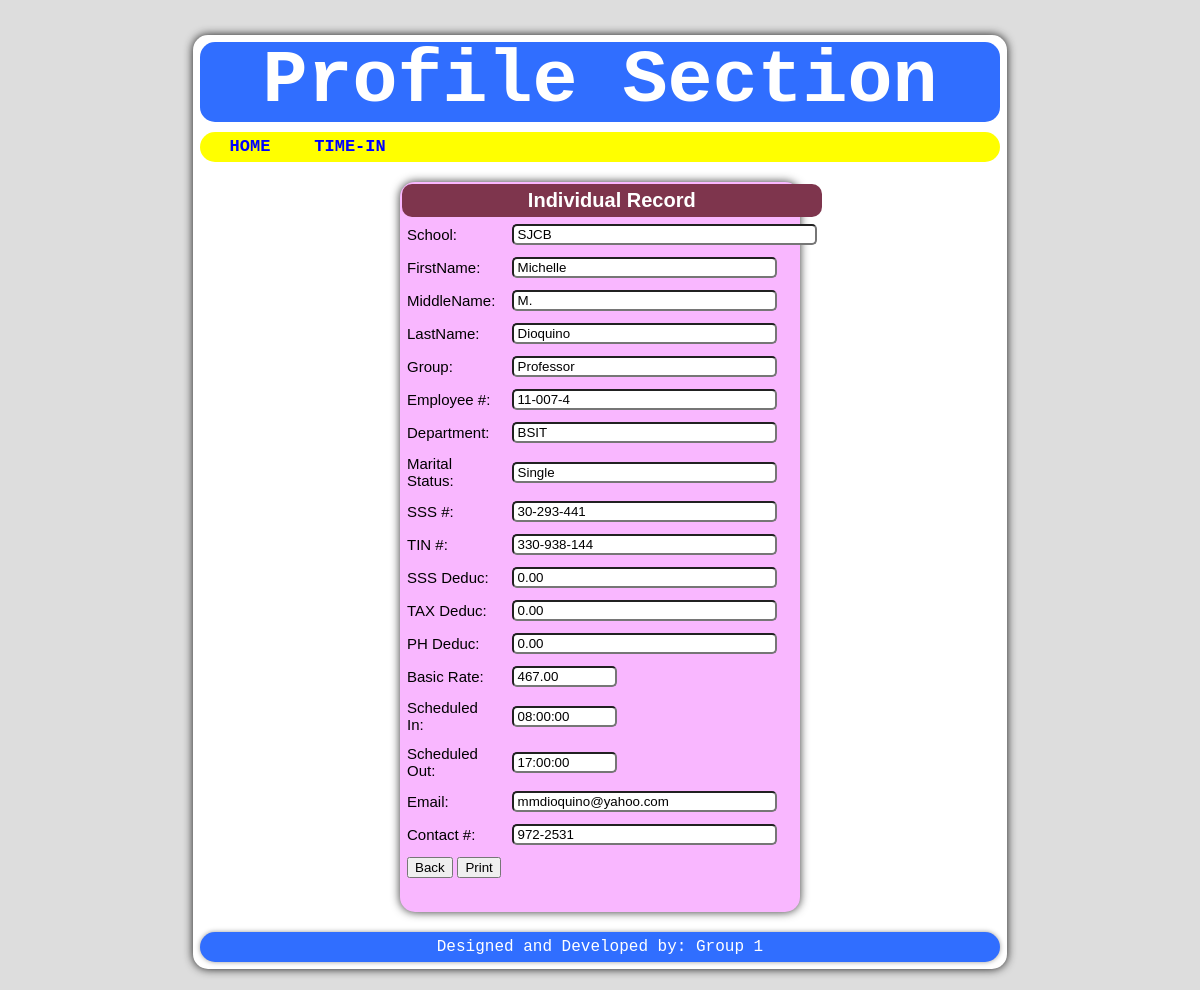
The page /details.php?id=11-007-4  (signed in) on the database its author committed.
### tables this page shows
CREATE TABLE `tbluser` (
  `id` int(11) NOT NULL DEFAULT '0',
  `fname` varchar(255) NOT NULL,
  `lname` varchar(255) NOT NULL,
  `mname` varchar(255) NOT NULL,
  `username` varchar(30) NOT NULL,
  `password` varchar(50) NOT NULL,
  `gtype` varchar(40) NOT NULL,
  `role` varchar(10) NOT NULL,
  `ctrlnum` int(11) NOT NULL,
  `empnum` varchar(30) NOT NULL
);

CREATE TABLE `tblpay` (
  `id` int(11) NOT NULL AUTO_INCREMENT,
  `empnum` varchar(30) NOT NULL,
  `school` varchar(255) NOT NULL,
  `dept` varchar(100) NOT NULL,
  `ms` varchar(50) NOT NULL,
  `dater` date NOT NULL,
  `timer` time NOT NULL,
  `sked_in` time NOT NULL,
  `sked_out` time NOT NULL,
  `sked_set` time NOT NULL,
  `rpd` decimal(7,2) NOT NULL,
  `sss` varchar(30) NOT NULL,
  `tin` varchar(30) NOT NULL,
  `sssd` decimal(7,2) NOT NULL,
  `taxd` decimal(7,2) NOT NULL,
  `phid` decimal(7,2) NOT NULL,
  `remarks` varchar(50) NOT NULL,
  PRIMARY KEY (`id`)
);

CREATE TABLE `tblprof` (
  `id` int(11) NOT NULL DEFAULT '0',
  `empnum` varchar(30) NOT NULL,
  `email` varchar(50) NOT NULL,
  `contactnum` varchar(20) NOT NULL,
  `ctrlnum` int(11) NOT NULL
);

### details.php (the view, shortened to what this page needs)
<?php
	if($_SESSION['role']=='4' || $_SESSION['role']=='3' ||
     $_SESSION['role']=='2' || $_SESSION['role']=='1') {
	$id = $_GET['id'];
	$q1 = "SELECT * FROM tblpay WHERE empnum='$id'";
	$q2 = mysql_query($q1);
	$r1 = "SELECT * FROM tbluser WHERE empnum='$id'";
	$r2 = mysql_query($r1);
	$t1 = "SELECT * FROM tblprof WHERE empnum='$id'";
	$t2 = mysql_query($t1);
	$row1 = mysql_fetch_object($q2);
	$row2 = mysql_fetch_object($r2);
	$row3 = mysql_fetch_object($t2);
?>
<html>
<head>
<link rel="stylesheet" type="text/css" href="embelish/details_decor.css"></link>
</head>
<body onload="mF()">
	<form method="POST">
	<div id="wrap">
		<div id="head">Profile Section</div>
		<div id="menu">
			<ul>
				<?php include("home_link.php");?>
			</ul>
		</div>
		<div id="content">
			<table>
				<tr>
					<th colspan="2">Individual Record</th>
				</tr>
				<tr>
					<td>School:&nbsp;</td>
					<td><input type="text" name="txtSch" id="txtSch" size="35" value="SJCB" readonly></td>
				</tr>
				<tr>
					<td>FirstName:&nbsp;</td>
					<td><input type="text" name="txtFnm" id="txtFnm" size="30" value="<?php echo $row2->fname?> "autocomplete="off" readonly></td>
				</tr>
				<tr>
					<td>MiddleName:&nbsp;</td>
					<td><input type="text" name="txtMnm" id="txtMnm" size="30" value="<?php echo $row2->mname?> "autocomplete="off" readonly></td>
				</tr>
				<tr>
					<td>LastName:&nbsp;</td>
					<td><input type="text" name="txtLnm" id="txtLnm" size="30" value="<?php echo $row2->lname?> "autocomplete="off" readonly></td>
				</tr>
				<tr>
					<td>Group:&nbsp;</td>
					<td><input type="text" name="txtGrp" id="txtGrp" size="30" value="Professor" readonly></td>
				</tr>
				<tr>
					<td>Employee #:&nbsp;</td>
					<td><input type="text" name="txtEmp" id="txtEmp" size="30" value="<?php echo $row1->empnum?> "autocomplete="off" readonly></td>
				</tr>
				<tr>
					<td>Department:&nbsp;</td>
					<td><input type="text" name="txtDep" id="txtDep" size="30" value="<?php echo $row1->dept?> "autocomplete="off" readonly></td>
				</tr>
				<tr>
					<td>Marital Status:&nbsp;</td>
					<td><input type="text" name="txtMs" id="txtMs" size="30" value="<?php echo $row1->ms?> "autocomplete="off" readonly></td>
				</tr>
				<tr>
					<td>SSS #:&nbsp;</td>
					<td><input type="text" name="txtSS" id="txtSS" size="30" value="<?php echo $row1->sss?> "autocomplete="off" readonly></td>
				</tr>
				<tr>
					<td>TIN #:&nbsp;</td>
					<td><input type="text" name="txtTin" id="txtTin" size="30" value="<?php echo $row1->tin?> "autocomplete="off" readonly></td>
				</tr>
				<tr>
					<td>SSS Deduc:&nbsp;</td>
					<td><input type="text" name="txtSde" id="txtSde" size="30" placeholder="Amount" value="<?php echo $row1->sssd?> "autocomplete="off" readonly></td>
				</tr>
				<tr>
					<td>TAX Deduc:&nbsp;</td>
					<td><input type="text" name="txtTde" id="txtTde" size="30"  value="<?php echo $row1->taxd?> "autocomplete="off" readonly></td>
				</tr>
				<tr>
					<td>PH Deduc:&nbsp;</td>
					<td><input type="text" name="txtPhd" id="txtPhd" size="30"  value="<?php echo $row1->phid?> "autocomplete="off" readonly></td>
				</tr>
				<tr>
					<td>Basic Rate:&nbsp;</td>
					<td><input type="text" name="txtRyt" id="txtRyt" size="10" value="<?php echo $row1->rpd?> "autocomplete="off" readonly></td>
				</tr>
				<tr>
					<td>Scheduled In:&nbsp;</td>
					<td>
						<input type="text" name="txtIn" id="txtIn" size="10" value="<?php echo $row1->sked_in?> "autocomplete="off" readonly>
					</td>
				</tr>
				<tr>
					<td>Scheduled Out:&nbsp;</td>
					<td>
						<input type="text" name="txtOut" id="txtOut" size="10" value="<?php echo $row1->sked_out?> "autocomplete="off" readonly>
					</td>
				</tr>
				<tr>
					<td>Email:&nbsp;</td>
					<td>
						<input type="text" name="txtEml" id="txtEml" size="30" value="<?php echo $row3->email?> "autocomplete="off" readonly>
					</td>
				</tr>
				<tr>
					<td>Contact #:&nbsp;</td>
					<td>
						<input type="text" name="txtCon" id="txtCon" size="30" value="<?php echo $row3->contactnum?> "autocomplete="off" readonly>
					</td>
				</tr>
				<tr>
					<td colspan="2">
						<a href="view.php" style="text-decoration:none">
						<input type="button" name="btnBck" id="btnBack" value="Back">
						</a>
						<input type="button" name="btnRst" id="btnRst" value="Print" onClick="window.print();">
					</td>
				</tr>
			</table>
		</div>
	<div id="footer">Designed and Developed by: Group 1</div>
	</div>
	</form>
</body>
</html>
<?php
	}
	else {
	header("location: index.php");
}
?>

### embelish/details_decor.css (style rules this page uses)
html { background:#DDD; }
body { margin:0px; padding:0px; font-family:monospace; }
#wrap { background:#FFF; padding:7px; width:800px; margin:35px auto; border-radius:15px; box-shadow:0 0 0.7em rgba(1,1,1,0.9); }
#head { color:#FFF; background:#306EFF; height:80px; line-height:80px; font-size:75px; font-weight:bold; text-align:center; border-radius:15px; margin-bottom:10px; }
#menu { background:#FFFF00; height:30px; line-height:30px; border-radius:15px; margin-bottom:10px; }
#menu ul { list-style-type:none; margin:0px; padding:0px; }
a:link, a:visited { color:blue; font-size:17px; font-weight:bold; border-radius:15px; }
#content { background:#F9B7FF; height:730px; width:400px; margin:20px auto; border-radius:15px; box-shadow:0 0 0.7em rgba(1,1,1,0.8); }
#content table { border:0px solid #000; width:65%; border-radius:15px; margin:10px auto; font-size:15px; font-family:arial; }
#content table th { background:#7E354D; color:#FFF; border-radius:10px; padding:5px; font-size:20px; margin-bottom:10px; }
#content table td { padding:5px; }
input[type="text"] { border-radius:5px; text-indent:2px; }
#footer { color:#FFF; margin-top:10px; background:#306EFF; height:30px; line-height:30px; border-radius:15px; text-align:center; box-shadow:0 0 0.3em rgba(1,1,1,0.4); font-size:16px; }

### rows shown on the page
tbluser: txtFnm "Michelle", txtMnm "M.", txtLnm "Dioquino"
tblpay: txtEmp "11-007-4", txtDep "BSIT", txtMs "Single", txtSS "30-293-441", txtTin "330-938-144", txtSde "0.00", txtTde "0.00", txtPhd "0.00", txtRyt "467.00", txtIn "08:00:00", txtOut "17:00:00"
tblprof: txtEml "mmdioquino@yahoo.com", txtCon "972-2531"
